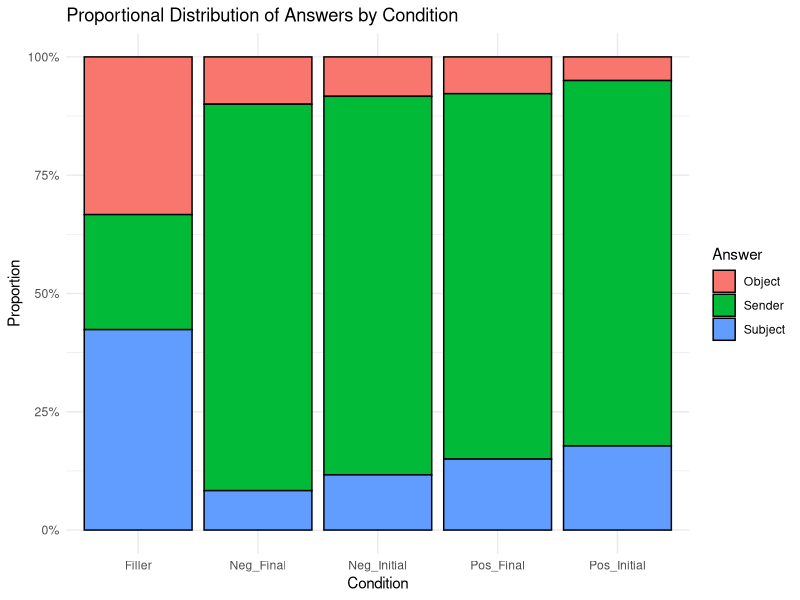
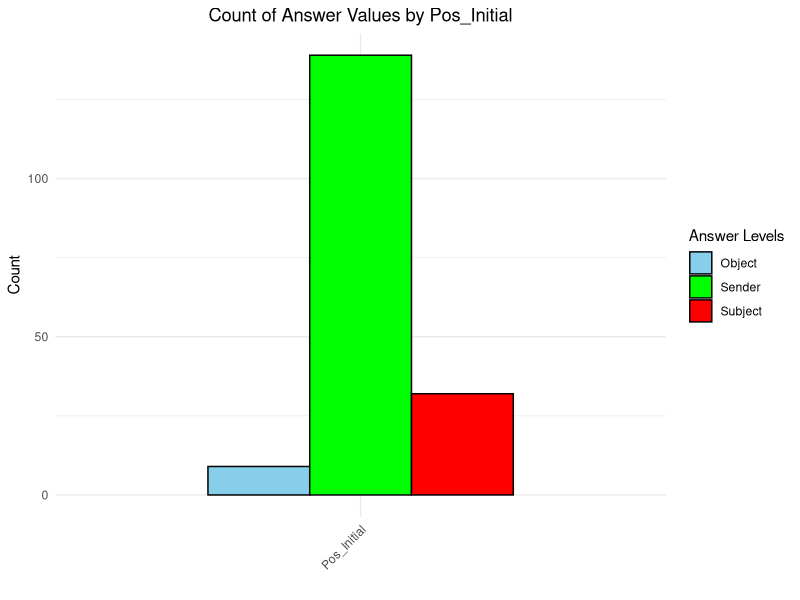
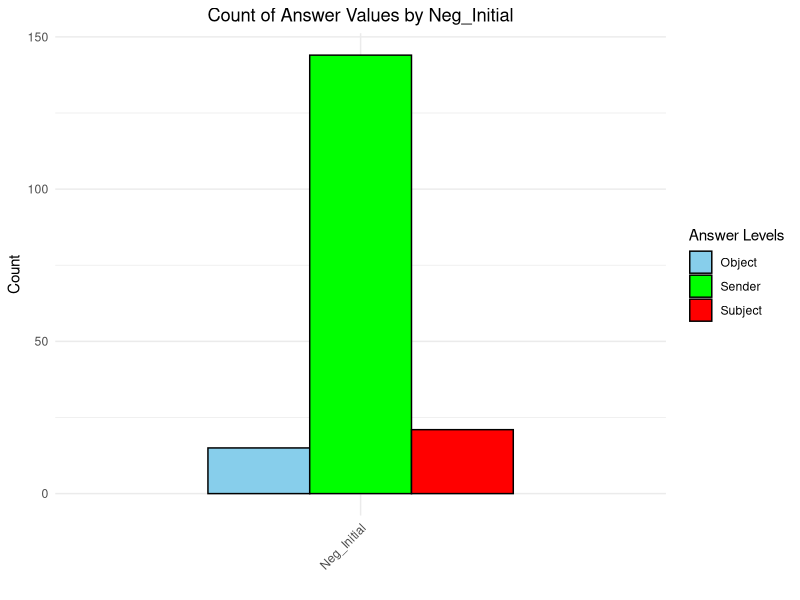
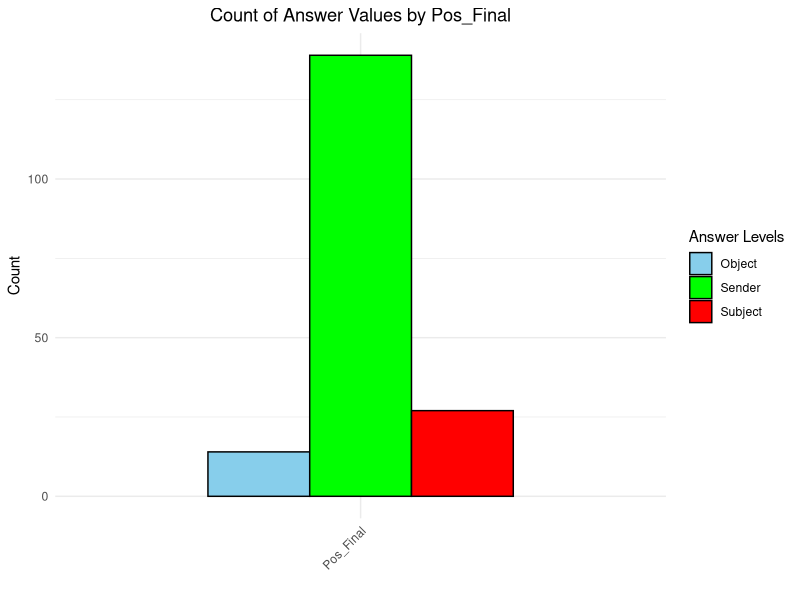
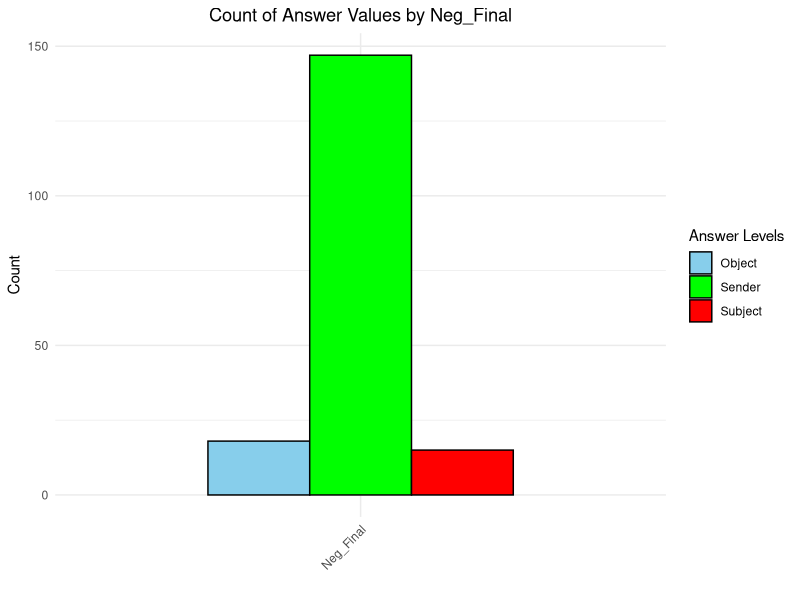

Here is the R script that generated these plots, in order:
#Install necessary packages
install.packages("dplyr","lme4","glmer","ggplot2","tidyr","languageR","sciplot","stats","plyr","lattice","lmerTest","car","ordinal")
library(lme4)
library(ggplot2)
library(dplyr)

setwd("C:/Users/magda/moje/LTE/psycholinguistics/emoji_analysis")
# setwd("/media/magda/9C33-6BBD/emojis")

#Importing the critical dataset + bio (change filepath to your own)
Emoj_Pol <- read.csv("Emoji_Pol.csv", header=TRUE, sep=",")
Emoj_PolBio <- read.csv("Emoji_Pol_Bio.csv", header=TRUE, sep=",")

#Combine Datasets
Emoj_Pol <- left_join(Emoj_Pol, Emoj_PolBio, by = "ID")

#See what the top 5 rows of your dataset look like
head(Emoj_Pol)

#Turn the relevant dimensions into factors
Emoj_Pol$ID <-as.factor(Emoj_Pol$ID)
Emoj_Pol$Condition <-as.factor(Emoj_Pol$Condition)
Emoj_Pol$Item_Num <-as.factor(Emoj_Pol$Item_Num)
Emoj_Pol$Answer <-as.factor(Emoj_Pol$Answer)
Emoj_Pol$Gender <-as.factor(Emoj_Pol$Gender)
Emoj_Pol$Use <-as.factor(Emoj_Pol$Use)
Emoj_Pol$Rec <-as.factor(Emoj_Pol$Rec)
Emoj_Pol$iOS <-as.factor(Emoj_Pol$iOS)
Emoj_Pol$Age <-as.factor(Emoj_Pol$Age)

#Look at summary of dataset to make sure everything worked.
summary(Emoj_Pol)

#See the total number of answers given per condition
table(Emoj_Pol$Condition, Emoj_Pol$Answer)

# Create a contingency table
answer_table <- table(Emoj_Pol$Condition, Emoj_Pol$Answer)

# Convert to percentages by row
answer_percent <- prop.table(answer_table, margin = 1) * 100

#See percentage of answers given per condition to 2 decimal places
round(answer_percent, 2)  

#Make subgroups to graph different representations

Pos_InitialP = subset(Emoj_Pol, Emoj_Pol$Condition %in% c("Pos_Initial"))
Neg_InitialP = subset(Emoj_Pol, Emoj_Pol$Condition %in% c("Neg_Initial"))
Pos_FinalP = subset(Emoj_Pol, Emoj_Pol$Condition %in% c("Pos_Final"))
Neg_FinalP = subset(Emoj_Pol, Emoj_Pol$Condition %in% c("Neg_Final"))

#Plot your data - proportions of answers given per condition
ggplot(Emoj_Pol, aes(x = Condition, fill = Answer)) +
  geom_bar(position = "fill", color = "black") +
  scale_y_continuous(labels = scales::percent) +  # Convert y-axis to percentages
  labs(
    x = "Condition",
    y = "Proportion",
    fill = "Answer",
    title = "Proportional Distribution of Answers by Condition"
  ) +
  theme_minimal()


#Pos_Initial Graph of Choices
ggplot(Pos_InitialP, aes(x = Condition, fill = as.factor(Answer))) +
  geom_bar(position = "dodge", color = "black", width = 0.6) +
  scale_fill_manual(values = c("Subject" = "red", "Object" = "skyblue", "Sender" = "green")) +
  labs(
    x = "",
    y = "Count",  # Reflects counts of values
    title = "Count of Answer Values by Pos_Initial",
    fill = "Answer Levels"
  ) +
  theme_minimal() +
  theme(
    axis.text.x = element_text(angle = 45, hjust = 1),
    plot.title = element_text(hjust = 0.5)
  )

#Neg_Initial Graph of Choices
ggplot(Neg_InitialP, aes(x = Condition, fill = as.factor(Answer))) +
  geom_bar(position = "dodge", color = "black", width = 0.6) +
  scale_fill_manual(values = c("Subject" = "red", "Object" = "skyblue", "Sender" = "green")) +
  labs(
    x = "",
    y = "Count",  # Reflects counts of values
    title = "Count of Answer Values by Neg_Initial",
    fill = "Answer Levels"
  ) +
  theme_minimal() +
  theme(
    axis.text.x = element_text(angle = 45, hjust = 1),
    plot.title = element_text(hjust = 0.5)
  )

#Pos_Final Graph of Choices
ggplot(Pos_FinalP, aes(x = Condition, fill = as.factor(Answer))) +
  geom_bar(position = "dodge", color = "black", width = 0.6) +
  scale_fill_manual(values = c("Subject" = "red", "Object" = "skyblue", "Sender" = "green")) +
  labs(
    x = "",
    y = "Count",  # Reflects counts of values
    title = "Count of Answer Values by Pos_Final",
    fill = "Answer Levels"
  ) +
  theme_minimal() +
  theme(
    axis.text.x = element_text(angle = 45, hjust = 1),
    plot.title = element_text(hjust = 0.5)
  )

#Neg_Final Graph of Choices
ggplot(Neg_FinalP, aes(x = Condition, fill = as.factor(Answer))) +
  geom_bar(position = "dodge", color = "black", width = 0.6) +
  scale_fill_manual(values = c("Subject" = "red", "Object" = "skyblue", "Sender" = "green")) +
  labs(
    x = "",
    y = "Count",  # Reflects counts of values
    title = "Count of Answer Values by Neg_Final",
    fill = "Answer Levels"
  ) +
  theme_minimal() +
  theme(
    axis.text.x = element_text(angle = 45, hjust = 1),
    plot.title = element_text(hjust = 0.5)
  )

#First create binary factors for given answers
Emoj_Pol$Object = ifelse(Emoj_Pol$Answer == "Object", 1, 0)
Emoj_Pol$Subject = ifelse(Emoj_Pol$Answer == "Subject", 1, 0)
Emoj_Pol$Sender = ifelse(Emoj_Pol$Answer == "Sender", 1, 0)


#This model assesses the selection of Object (second character) across conditions
#Just like English - What we find is that Pos_initial (Highly significant***) is the least favorable condition to choose Object.
Obj_modelP <- glmer(Object ~ Condition + (1 | ID) + (1 | Item_Num), data = Emoj_Pol,  family = binomial)
summary(Obj_modelP)

#This model assesses the selection of Subject (first character) across conditions
#Just like English - Pos_initial (Highly significant***) is the most favorable condition to choose Subject 
#However, both Neg_Initial and Pos_Final are signicantly more favored than Neg_Final
Subj_modelP <- glmer(Subject ~ Condition + (1 | ID) + (1 | Item_Num), 
                     data = Emoj_Pol,  
                     family = binomial,
                     control=glmerControl(optimizer="bobyqa",optCtrl=list(maxfun=2e5)))
summary(Subj_modelP)

#This model assesses the selection of Sender (sender of text) across conditions
#Just like English - Neg_Final condition is the most favorable condition to choose Sender
#Vitally, Pos_initial (Highly significant***) is the least favorable condition to choose Sender
#followed by Pos_Final and then Neg_Initial
Send_modelP <- glmer(Sender ~ Condition + (1 | ID) + (1 | Item_Num), data = Emoj_Pol,  family = binomial)
summary(Send_modelP)

summary(glmer(Sender ~ Condition + 
                (1 | ID) + 
                (1 | Item_Num) + 
                (1 | Rec) + 
                (1 | iOS)
              , data = Emoj_Pol
              , family = binomial
              , control=glmerControl(optimizer="bobyqa",optCtrl=list(maxfun=2e5))))
